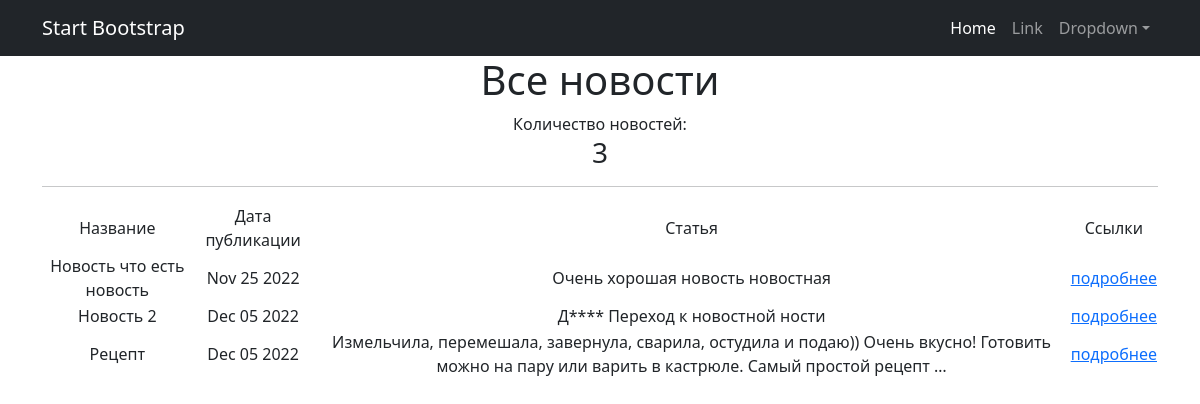
Page /news/ on the committed database.
### news/models.py (models this page shows, shortened)
class Post(models.Model):
    author = models.ForeignKey(Author, on_delete=models.CASCADE)
    NEWS = 'NW'
    ARTICLE = 'AR'
    CATEGORY_CHOICES = (
        (NEWS, 'Новость'),
        (ARTICLE, 'Статья'),
    )
    categoryType = models.CharField(max_length=2, choices=CATEGORY_CHOICES, default=ARTICLE)
    dateCreation = models.DateTimeField(auto_now_add=True)
    postCategory = models.ManyToManyField(Category, through='PostCategory')
    title = models.CharField(max_length=128)
    text = models.TextField()
    rating = models.SmallIntegerField(default=0)

### news/views.py (the view)
# urls.py: path('', PostList.as_view()),
class PostList(ListView):
    model = Post
    ordering = 'author'
    template_name = 'news.html'
    context_object_name = 'poste'
    def get_context_data(self, **kwargs):
        context = super().get_context_data(**kwargs)
        context['time_now'] = datetime.utcnow()
        context['next_sale'] = "Распродажа в среду!"
        return context

### news/templatetags/custom_filters.py (called while the page is built)
@register.filter()
def censor(value):
    bad_words = ['дождь', 'маша']
    if not isinstance(value, str):
        raise TypeError(f"unresolved type '{type(value)}' expected type 'str'")
    for word in value.split():
        if word.lower() in bad_words:
            value = value.replace(word, f"{word[0]}{'*' * (len(word) - 1)}")
    return value

### news/templates/news.html (shortened to what this page needs)
{% extends 'flatpages/default.html' %}
{% load custom_filters %}
{% block content %}
<h1>Все новости</h1>
Количество новостей: <h3>{{ poste.count }}</h3>
   <hr>
   {% if poste %}
       <table>
           <tr>
               <td>Название</td>
               <td>Дата публикации</td>
               <td>Статья</td>
               <td>Ссылки</td>
           </tr>
           {% for new in poste %}
           <tr>
               <td>{{ new.title }}</td>
               <td>{{ new.dateCreation|date:'M d Y' }}</td>
               <td><div>{{ new.text|censor|truncatewords:20 }}</div></td>
               <td><a href="{{ new.id }}" > подробнее </a></td>
           </tr>
           {% endfor %}
       </table>
   {% else %}
       <h2>Новостей нет!</h2>
   {% endif %}
{% endblock content %}

### news/templates/flatpages/default.html (shortened to what this page needs)
<!DOCTYPE html>
<html lang="en">
    <head>
        {% load static %}
        <link href="{% static 'css/styles.css' %}" rel="stylesheet" />
    </head>
    <body>
        <nav class="navbar navbar-expand-lg navbar-dark bg-dark">
            <div class="container">
                <a class="navbar-brand" href="#">Start Bootstrap</a>
                <div class="collapse navbar-collapse" id="navbarSupportedContent">
                    <ul class="navbar-nav ms-auto mb-2 mb-lg-0">
                        <li class="nav-item"><a class="nav-link active" aria-current="page" href="#">Home</a></li>
                        <li class="nav-item"><a class="nav-link" href="#">Link</a></li>
                        <li class="nav-item dropdown">
                            <a class="nav-link dropdown-toggle" id="navbarDropdown" href="#" role="button" data-bs-toggle="dropdown" aria-expanded="false">Dropdown</a>
                        </li>
                    </ul>
                </div>
            </div>
        </nav>
        <div class="container">
            <div class="row">
                <div class="col-lg-12 text-center">
                    {% block content %}{% endblock content %}
                </div>
            </div>
        </div>
    </body>
</html>

### rows in the picture
Post: title "Новость что есть новость", dateCreation "Nov 25 2022", text|censor "Очень хорошая новость новостная"
Post: title "Новость 2", dateCreation "Dec 05 2022", text|censor "Д**** Переход к новостной ности"
Post: title "Рецепт", dateCreation "Dec 05 2022", text|censor "Измельчила, перемешала, завернула, сварила, остудила и подаю)) Очень вкусно! Готовить можно на пару или варить в кастрюле. Самый простой рецепт …"

### other values in the picture
{{ poste.count }} "3"
